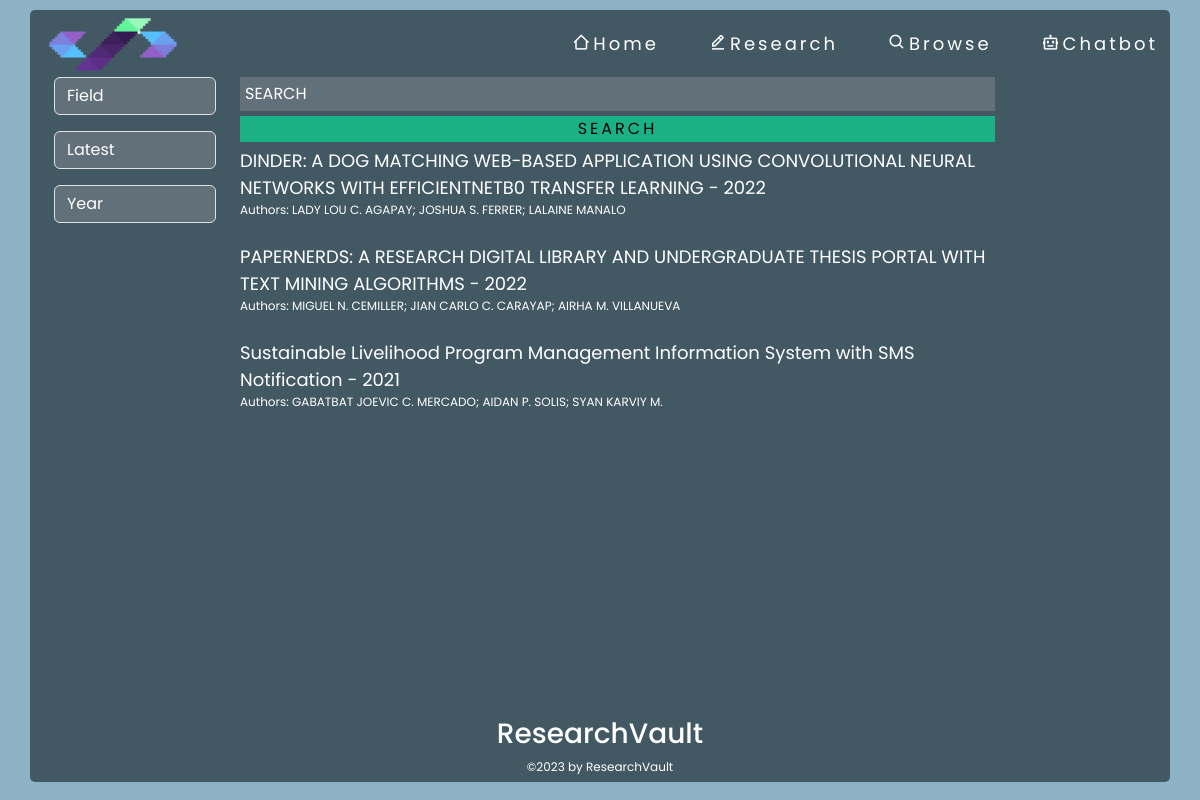
The app's page /browse, older data.
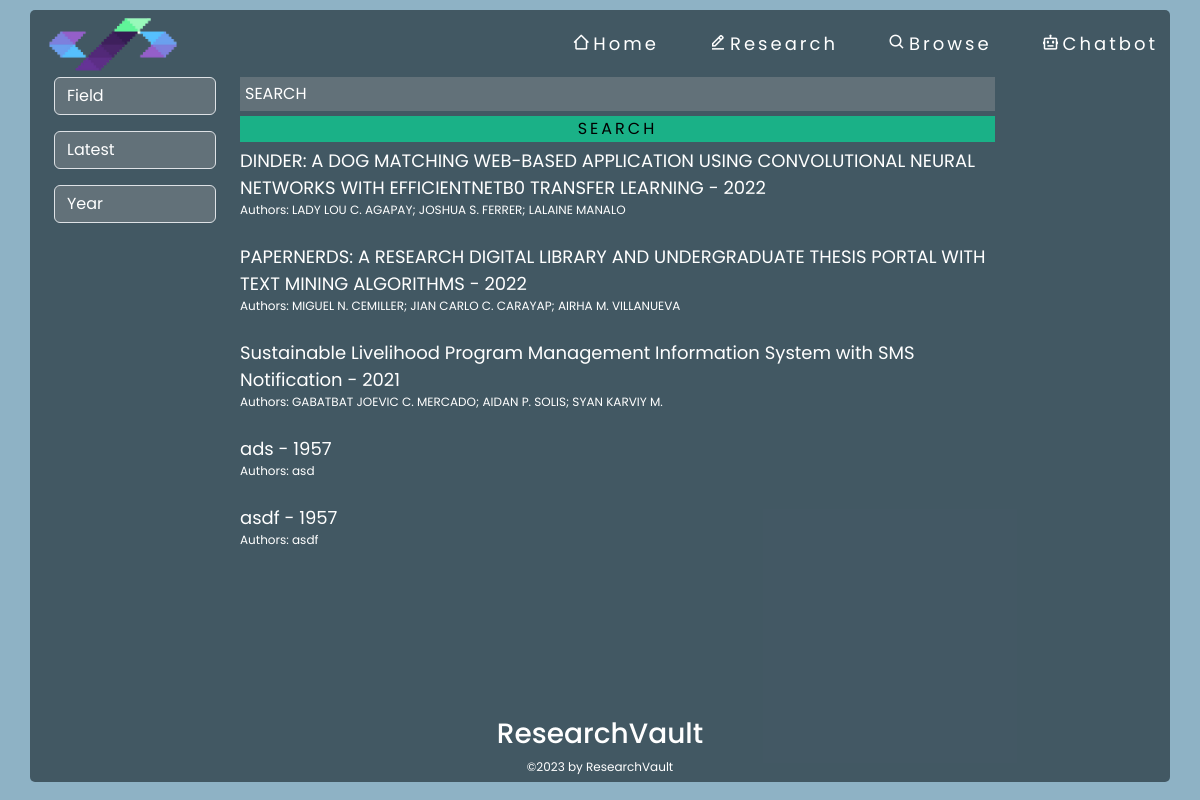
The same page, newer data.
### tables this page shows
CREATE TABLE "uploads" (
	"id"	INTEGER,
	"title"	TEXT,
	"authors"	TEXT,
	"publicationDate"	TEXT,
	"thesisAdvisor"	TEXT,
	"department"	TEXT,
	"degree"	TEXT,
	"subjectArea"	TEXT,
	"abstract"	REAL,
	"file_path"	TEXT,
	"converted_file_path"	TEXT,
	PRIMARY KEY("id" AUTOINCREMENT)
);

### app.py (the view)
@app.route('/browse', methods=['GET'])
def browse():
    try:
        db_conn = DBConnection('database.db')
        selected_sort = request.args.get('sort', 'latest')
        selected_field = request.args.get('field', '')
        selected_year = request.args.get('year', '')
        search_query = request.args.get('search', '')  # Get the search query from the query parameters
        items, unique_subject_areas, unique_years = db_conn.fetch_publications(
            selected_sort, selected_field, selected_year, search_query)
        db_conn.close_connection()
        return render_template('browse.html', items=items, subject_areas=unique_subject_areas,
                               unique_years=unique_years, selected_sort=selected_sort,
                               selected_field=selected_field, selected_year=selected_year,
                               search_query=search_query)
    except Exception as e:
        print("Error browsing publications:", e)
        return render_template('404.html')

### db_connection.py (called while the page is built)
    def get_db(self):
        db = getattr(g, '_database', None)
        if db is None:
            db = g._database = sqlite3.connect(self.DB)
        return db

    def close_connection(self):
        db = getattr(g, '_database', None)
        if db is not None:
            db.close()

### templates/browse.html (shortened to what this page needs)
<!DOCTYPE html>
<html lang="en">
<head>
    <link rel="stylesheet" type="text/css" href="{{ url_for('static', filename='css/browse.css') }}">
    <link href='https://unpkg.com/boxicons@2.1.4/css/boxicons.min.css' rel='stylesheet'>
    <link href="https://cdn.jsdelivr.net/npm/bootstrap@5.3.0/dist/css/bootstrap.min.css" rel="stylesheet">
</head>
<body>
    <div class="browse-container container">
        <div class="browse-navbar d-flex justify-content-between align-items-center">
            <img src="static/pics/logo.png" class="img-fluid">
            <div class="browse-right">
                <a href="/" id="home-browse"><i class='bx bx-home-alt-2'></i>Home</a>
                <a href="/edit" id="edit-browse"><i class='bx bx-edit-alt'></i>Research</a>
                <a href="/browse" id="browse-browse"><i class='bx bx-search' ></i>Browse</a>
                <a href="/chatbot" id="chatbot-browse"><i class='bx bx-bot'></i></i>Chatbot</a>
            </div>
        </div>
            <div class="browse-content d-flex flex-column flex-grow-1">
                <div class="search-results d-flex flex-column">
                    <div class="container-fluid">
                        <div class="row">
                            <div class="col-md-2">
                                <div class="browse-filter">
                                    <select id="field" class="form-select mb-3" onchange="filterItems()">
                                        <option value="">Field</option>
                                    </select>
                                    <select id="sort" class="form-select mb-3" onchange="filterItems()">
                                        <option value="latest" {% if selected_sort == 'latest' %}selected{% endif %}>Latest</option>
                                    </select>
                                    <input type="number" id="year-input" min="2000" max="2023" step="1" list="year-list" placeholder="Year" class="form-control mb-3" value="{{ selected_year }}" onchange="filterItems()">
                                </div>
                            </div>
                              <div class="col-md-10">
                                <div class="col-md-10">
                                    <div class="browse-result d-flex flex-column">
                                        <input type="search" id="search-input" placeholder="SEARCH" value="{{ search_query }}">
                                        <button type="submit" id="search-button">SEARCH</button>
                                        {% for item in items %}
                                        <a class="browse-item" href="{{ url_for('publication_detail', item_id=item.id) }}" data-subjectArea="{{ item.subjectArea }}">
                                            {{ item.title }} - {{ item.year }}
                                            <p>Authors: {{ item.authors }}</p>
                                        </a>
                                        {% endfor %}
                                    </div>
                                </div>
                            </div>
                            </div>
                            </div>
                            </div>
                            <footer class="text-center">
                                <h3>ResearchVault</h3>
                                <p>©2023 by ResearchVault</p>
                            </footer>
                            </div>
                            </div>
</body>
</html>

### static/css/browse.css (style rules this page uses)
* { font-family: 'Poppins', sans-serif; }
body { display: flex; padding: 10px; height: 100vh; background: #8EB2C5 !important; }
.container { height: 99%; border-radius: 5px; background-color: rgba(35, 50, 59, 0.7) !important; color: white !important; }
img { max-width: 100%; width: 150px; }
a { text-decoration: none !important; color: white !important; font-size: clamp(0.75rem, 0.2813rem + 1.5vw, 1.125rem); }
.browse-right { display: flex; font-size: clamp(0.9375rem, 0.5469rem + 1.25vw, 1.25rem); gap: 50px; letter-spacing: 3px; }
.browse-result { display: flex; height: 80vh; }
input, select { background: #627179 !important; border: none; outline: none; color: white !important; }
input::placeholder { color: white !important; }
input[type="search"] { padding: 5px; margin-bottom: 5px; }
#search-button { background-color: #1AB187 !important; border: none !important; outline: none !important; letter-spacing: 3px; transition: all 0.3s linear; margin-bottom: 5px; }
h3 { font-size: clamp(0.75rem, 0.2813rem + 1.5vw, 1.125rem); }
p { font-size: clamp(0.625rem, 0.4688rem + 0.5vw, 0.75rem); }
.browse-filter { display: block; }
.browse-item { display: block; text-decoration: none; color: #000; margin-bottom: 8px; transition: all 0.3s linear; }

Row changes from the older to the newer data that the page shows:
added uploads: title "ads", year "1957", authors "asd"
added uploads: title "asdf", year "1957", authors "asdf"
